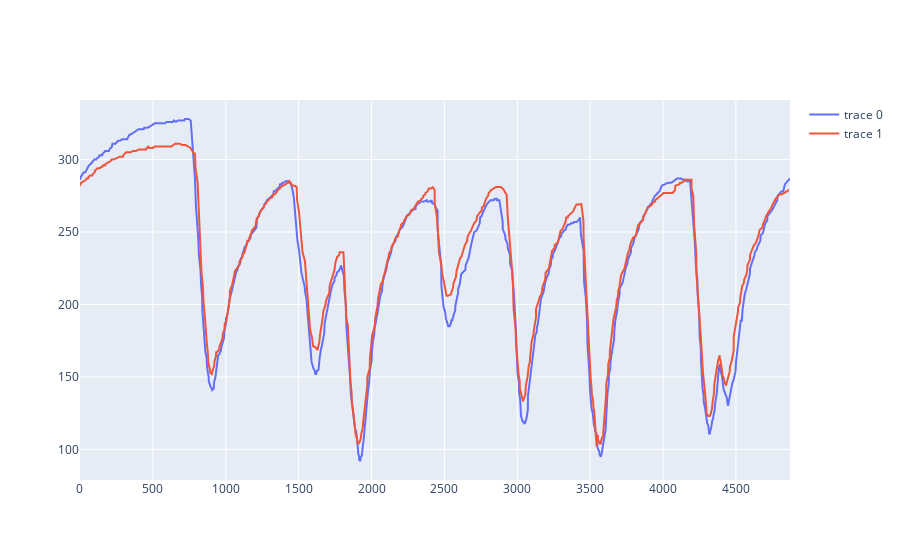

The code cell stored with this chart in its notebook:
### Code cell
import plotly.graph_objects as go
fig  = go.Figure()
fig.add_trace(go.Scatter(x=ham_tele['Distance'], y=ham_tele['Speed']))
fig.add_trace(go.Scatter(x=lec_tele['Distance'], y=lec_tele['Speed']))
fig.show()

### Figure 1 — Plotly figure (JSON) as saved in the notebook; plotly's stock layout.template omitted (floating-point values rounded to 4 significant figures; data arrays with more than 128 entries replaced by an {"elided": "..."} marker saying what was removed)
{"data": [{"type": "scatter", "x": {"elided": "635 float values"}, "y": {"elided": "635 int values"}}, {"type": "scatter", "x": {"elided": "608 float values"}, "y": {"elided": "608 int values"}}], "layout": {}}
